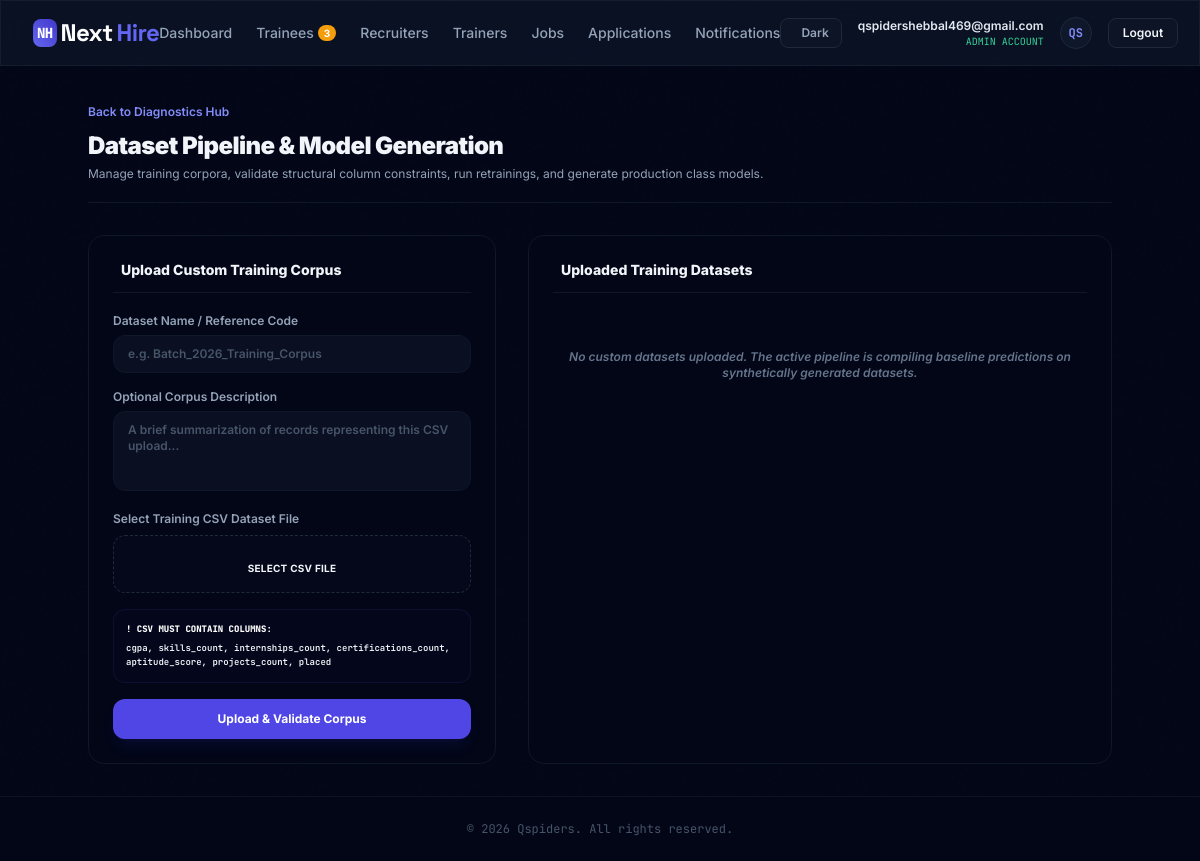
Page /ml/datasets/ (signed in) on the committed database.
### accounts/models.py (models this page shows, shortened)
class CustomUser(AbstractUser):
    username = None  # Remove username field since email is used as username
    email = models.EmailField(unique=True)
    role = models.CharField(max_length=30, choices=Role.choices, default=Role.STUDENT)
    phone_number = models.CharField(max_length=15, blank=True, null=True)
    is_verified = models.BooleanField(default=False)
    objects = CustomUserManager()
    USERNAME_FIELD = 'email'
    REQUIRED_FIELDS = []

### ml_engine/views.py (the view, shortened to what this page needs)
# urls.py: path('datasets/', views.dataset_management_view, name='dataset_list'),
@login_required
@admin_required
def dataset_management_view(req):
    all_datasets = TrainingDataset.objects.all().order_by('-created_at')
    context = {
        'datasets': all_datasets
    }
    return render(req, 'ml_engine/dataset.html', context)

### ml_engine/views.py (called while the page is built)
def is_admin(user):
    if not user.is_authenticated:
        return False
    return user.is_superuser or (hasattr(user, 'profile') and user.profile.role == 'ADMIN')

### templates/ml_engine/dataset.html (shortened to what this page needs)
{% extends 'base.html' %}
{% block content %}
<div class="space-y-8 animate-fade-in max-w-5xl mx-auto">
    <div class="border-b border-slate-900 pb-5">
        <a href="{% url 'ml_engine:dashboard' %}" class="text-xs font-semibold text-indigo-400 hover:underline">Back to Diagnostics Hub</a>
        <h1 class="text-2xl font-black mt-2 tracking-tight">Dataset Pipeline & Model Generation</h1>
        <p class="text-xs text-slate-400 mt-1">Manage training corpora, validate structural column constraints, run retrainings, and generate production class models.</p>
    </div>
    <div class="grid grid-cols-1 lg:grid-cols-12 gap-8 text-xs font-semibold">
        <ol class="lg:col-span-5 bg-slate-950 border border-slate-900 p-6 rounded-2xl space-y-5 list-none">
            <h3 class="text-sm font-extrabold flex items-center gap-2 border-b border-slate-900 pb-3">
                 Upload Custom Training Corpus
            </h3>
            <form method="POST" enctype="multipart/form-data" class="space-y-4">
                <li class="space-y-1.5">
                    <label class="text-slate-400">Dataset Name / Reference Code</label>
                    <input type="text" name="dataset_name" placeholder="e.g. Batch_2026_Training_Corpus" class="w-full px-3.5 py-2.5 rounded-xl border border-slate-900 bg-slate-900/60 text-white placeholder:text-slate-600 focus:outline-none focus:border-indigo-505" required>
                </li>
                <li class="space-y-1.5">
                    <label class="text-slate-400">Optional Corpus Description</label>
                    <textarea name="description" placeholder="A brief summarization of records representing this CSV upload..." class="w-full px-3.5 py-2.5 rounded-xl border border-slate-900 bg-slate-900/60 text-white placeholder:text-slate-600 focus:outline-none focus:border-indigo-505 h-20 resize-none"></textarea>
                </li>
                <li class="space-y-2">
                    <label class="text-slate-400">Select Training CSV Dataset File</label>
                    <div class="border border-dashed border-slate-800 hover:border-slate-700 bg-slate-900/20 p-4 rounded-xl text-center cursor-pointer transition-colors relative">
                        <p class="text-[10px] text-slate-405 font-bold mt-2 uppercase tracking-wide">Select CSV file</p>
                    </div>
                </li>
                <li class="p-3 bg-indigo-950/10 border border-indigo-500/10 rounded-xl space-y-1 text-indigo-405 font-mono text-[9px] leading-relaxed">
                    <p class="font-extrabold text-white">! CSV MUST CONTAIN COLUMNS:</p>
                    <p>cgpa, skills_count, internships_count, certifications_count, aptitude_score, projects_count, placed</p>
                </li>
                <button type="submit" class="w-full py-3 rounded-xl bg-indigo-600 hover:bg-indigo-700 text-xs font-bold text-white transition-all shadow-lg shadow-indigo-600/10 cursor-pointer text-center select-none">
                    Upload & Validate Corpus
                </button>
            </form>
        </ol>
        <ol class="lg:col-span-7 bg-slate-950 border border-slate-900 p-6 rounded-2xl space-y-4 list-none">
            <h3 class="text-sm font-extrabold flex items-center gap-2 border-b border-slate-900 pb-3 block">
                <span class="text-indigo-400">️</span> Uploaded Training Datasets
            </h3>
            <div class="space-y-4">
                {% for dataset in datasets %}
                <div class="p-4 rounded-xl border border-slate-900 bg-slate-900/10 flex items-center justify-between gap-4 font-semibold text-xs class-container">
                    <div class="text-left space-y-1.5 font-semibold">
                        <div>
                            <span class="font-mono text-white text-xs border-b border-slate-900 pb-0.5 block max-w-xs truncate">{{ dataset.name }}</span>
                            <span class="text-[9.5px] font-mono text-slate-500 block mt-1">Uploaded: {{ dataset.created_at|date:"Y-m-d H:i" }}</span>
                        </div>
                        {% if dataset.description %}
                        <p class="text-[10px] text-slate-450 italic leading-snug">{{ dataset.description }}</p>
                        {% endif %}
                        <div class="flex items-center gap-2.5">
                            <span class="text-[9.5px] font-mono text-indigo-400 font-bold border border-indigo-500/10 px-1 rounded uppercase bg-indigo-500/5">{{ dataset.rows_count }} records logged</span>
                            {% if dataset.is_validated %}
                            <span class="text-[9px] font-mono font-black text-emerald-400">● VALIDATED OK</span>
                            {% else %}
                            <span class="text-[9px] font-mono font-black text-red-500">● VALIDATION FAILURE</span>
                            {% endif %}
                        </div>
                    </div>
                    <div class="shrink-0 flex flex-col items-end gap-2">
                        {% if dataset.is_validated %}
                        <a href="{% url 'ml_engine:trigger_retrain_custom' dataset.id %}" class="px-3 py-1.5 rounded-lg bg-indigo-600 hover:bg-indigo-700 text-[10px] font-bold text-white transition-all shadow shadow-indigo-600/10 cursor-pointer" onclick="return confirm('Initiate model compilation fitting based on this custom dataset?');">
                            Train Model
                        </a>
                        {% endif %}
                    </div>
                </div>
                {% empty %}
                <div class="text-center py-10 text-slate-500 italic">
                    No custom datasets uploaded. The active pipeline is compiling baseline predictions on synthetically generated datasets.
                </div>
                {% endfor %}
            </div>
        </ol>
    </div>
</div>
{% endblock %}

### templates/base.html (shortened to what this page needs)
<!DOCTYPE html>
<html lang="en" class="dark">
<head>
    <script src="https://cdn.tailwindcss.com"></script>
</head>
<body class="bg-slate-950 text-slate-100 font-sans min-h-screen flex flex-col selection:bg-indigo-600 selection:text-white relative">
    <nav class="border-b border-slate-900 glass-panel sticky top-0 z-50 transition-all">
        <div class="max-w-7xl mx-auto px-4 sm:px-6 lg:px-8">
            <div class="flex items-center justify-between h-16">
                <div class="flex items-center gap-2">
                    <span class="text-2xl font-black font-display tracking-tight text-white flex items-center gap-1"><span class="bg-gradient-to-tr from-indigo-500 to-indigo-700 text-white p-1 rounded-lg text-sm font-mono shrink-0">NH</span>Next<span class="text-indigo-500">Hire</span></span>
                </div>
                <div class="hidden md:flex items-center gap-6 text-sm font-medium text-slate-400">
                    {% if request.user.is_authenticated %}
                        {% if request.user.role == 'trainee' %}
                            <a href="{% url 'trainees:dashboard' %}" class="hover:text-white transition-colors py-1 {% if 'trainees:dashboard' == request.resolver_match.view_name or 'students:dashboard' == request.resolver_match.view_name %}text-white border-b-2 border-indigo-500{% endif %}">Dashboard</a>
                            <a href="{% url 'applications:tracking' %}" class="hover:text-white transition-colors py-1 {% if 'applications:tracking' == request.resolver_match.view_name %}text-white border-b-2 border-indigo-500{% endif %}">My Applications</a>
                            <a href="{% url 'interviews:student_dashboard' %}" class="hover:text-white transition-colors py-1 {% if 'interviews:student_dashboard' == request.resolver_match.view_name %}text-white border-b-2 border-indigo-500{% endif %}">My Interviews</a>
                            <a href="{% url 'trainees:profile' %}" class="hover:text-white transition-colors py-1 {% if 'trainees:profile' == request.resolver_match.view_name or 'trainees:edit_profile' == request.resolver_match.view_name or 'students:profile' == request.resolver_match.view_name or 'students:edit_profile' == request.resolver_match.view_name %}text-white border-b-2 border-indigo-500{% endif %}">Profile</a>
                            <a href="{% url 'trainees:course_details' %}" class="hover:text-white transition-colors py-1 {% if 'trainees:course_details' == request.resolver_match.view_name or 'students:course_details' == request.resolver_match.view_name %}text-white border-b-2 border-indigo-500{% endif %}">Course</a>
                            <a href="{% url 'jobs:feed' %}" class="hover:text-white transition-colors py-1 {% if 'jobs:feed' == request.resolver_match.view_name %}text-white border-b-2 border-indigo-500{% endif %} inline-flex items-center gap-1">Hiring Feed{% if unread_job_alerts_count %}<span class="bg-rose-500 text-white text-[10px] font-bold px-1.5 py-0.5 rounded-full inline-flex items-center justify-center min-w-[16px] h-4 leading-none">{{ unread_job_alerts_count }}</span>{% endif %}</a>
                            <a href="{% url 'notifications:list' %}" class="hover:text-white transition-colors py-1 {% if 'notifications:list' == request.resolver_match.view_name %}text-white border-b-2 border-indigo-500{% endif %} inline-flex items-center gap-1">Notifications{% if unread_notifications_count %}<span class="bg-rose-500 text-white text-[10px] font-bold px-1.5 py-0.5 rounded-full inline-flex items-center justify-center min-w-[16px] h-4 leading-none">{{ unread_notifications_count }}</span>{% endif %}</a>
                        {% else %}
                            <a href="{% url 'admin_custom:dashboard' %}" class="hover:text-white transition-colors py-1 ">Dashboard</a>
                            <a href="{% url 'admin_custom:trainees' %}" class="hover:text-white transition-colors py-1 {% if 'admin_custom:trainees' == request.resolver_match.view_name %}text-white border-b-2 border-indigo-500{% endif %} inline-flex items-center gap-1">Trainees{% if pending_students_count %}<span class="bg-amber-500 text-white text-[10px] font-bold px-1.5 py-0.5 rounded-full inline-flex items-center justify-center min-w-[16px] h-4 leading-none">{{ pending_students_count }}</span>{% endif %}</a>
                            <a href="{% url 'admin_custom:recruiters' %}" class="hover:text-white transition-colors py-1  inline-flex items-center gap-1">Recruiters</a>
                            <a href="{% url 'admin_custom:trainers' %}" class="hover:text-white transition-colors py-1  inline-flex items-center gap-1">Trainers</a>
                            <a href="{% url 'admin_custom:jobs' %}" class="hover:text-white transition-colors py-1 {% if 'admin_custom:jobs' == request.resolver_match.view_name %}text-white border-b-2 border-indigo-500{% endif %}">Jobs</a>
                            <a href="{% url 'admin_custom:applications' %}" class="hover:text-white transition-colors py-1 ">Applications</a>
                            <a href="{% url 'notifications:list' %}" class="hover:text-white transition-colors py-1  inline-flex items-center gap-1">Notifications</a>
                        {% endif %}
                    {% endif %}
                </div>
                <div class="flex items-center gap-4">
                    <button id="theme-toggle" class="px-3 py-1.5 rounded-lg border border-slate-800 bg-slate-900/40 hover:bg-slate-800 hover:border-slate-700 text-slate-400 hover:text-white transition-all cursor-pointer flex items-center gap-2 shrink-0 text-xs font-semibold" aria-label="Toggle theme">
                        <span id="theme-toggle-text">Dark</span>
                    </button>
                    {% if request.user.is_authenticated %}
                        <div class="hidden sm:flex flex-col items-end text-right">
                            <span class="text-xs font-semibold text-slate-200">{{ request.user.get_full_name|default:request.user.email }}</span>
                            {% if request.user.role == 'trainee' %}
                                <span class="text-[10px] font-mono text-indigo-400">Batch Code: {{ request.user.trainee_profile.batch_code }}</span>
                            {% elif request.user.role == 'trainer' %}
                                <span class="text-[10px] font-mono text-cyan-400">PLACEMENT OFFICER</span>
                            {% else %}
                                <span class="text-[10px] font-mono text-emerald-400">{{ request.user.role|upper }} ACCOUNT</span>
                            {% endif %}
                        </div>
                        {% if request.user.role == 'trainee' and request.user.trainee_profile.profile_image %}
                            <img src="{{ request.user.trainee_profile.profile_image.url }}" alt="Profile Photo" class="w-8 h-8 rounded-full border border-indigo-505 object-cover shrink-0">
                        {% else %}
                            <div class="w-8 h-8 rounded-full bg-slate-900 border border-slate-800 flex items-center justify-center text-xs font-mono font-bold text-indigo-400 uppercase shrink-0">
                                {{ request.user.email|slice:":2" }}
                            </div>
                        {% endif %}
                        <a href="{% url 'accounts:logout' %}" class="hidden sm:inline-block px-3.5 py-1.5 rounded-lg border border-slate-800 bg-slate-900/40 hover:bg-red-950/20 hover:border-red-900 hover:text-red-400 text-xs text-slate-350 font-semibold cursor-pointer transition-all">
                            Logout
                        </a>
                    {% endif %}
                </div>
            </div>
        </div>
    </nav>
    <main class="flex-grow max-w-7xl w-full mx-auto px-4 sm:px-6 lg:px-8 py-8">
        {% block content %}{% endblock %}
    </main>
    <footer class="border-t border-slate-900/80 bg-slate-950 py-6 text-center text-xs text-slate-600 font-mono">
        <div class="max-w-7xl mx-auto px-6 flex items-center justify-center">
            <span>&copy; 2026 <a href="https://qspiders.com/" target="_blank" class="hover:text-indigo-400 hover:underline transition-colors">Qspiders</a>. All rights reserved.</span>
        </div>
    </footer>
</body>
</html>

### templates/base.html (style rules this page uses)
body, nav, main, footer, input, select, textarea, .bg-slate-900, .bg-slate-950, label, a, button { transition: background-color 0.2s ease, border-color 0.2s ease, color 0.2s ease, box-shadow 0.2s ease; }
.glass-panel { background: rgba(15, 23, 42, 0.7) !important; backdrop-filter: blur(16px) !important; -webkit-backdrop-filter: blur(16px) !important; border: 1px solid rgba(255, 255, 255, 0.05) !important; }

### rows in the picture
CustomUser: user.get_full_name "qspidershebbal469@gmail.com", user.role "ADMIN", user.email "QS"

### other values in the picture
{{ pending_students_count }} "3"
